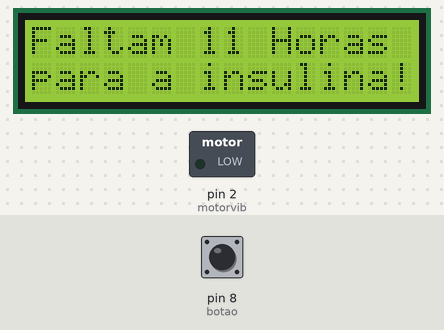
Simulated run of this sketch. Board: Arduino Uno, built with avr-gcc and run on an emulated ATmega328P. Parts: 16×2 character LCD, switched loads named in the sketch (green lamp = pin HIGH). Inputs (shaded band) come from the test bench; at power-on: pin 8 (botao) HIGH. What the sketch prints to the serial monitor is not drawn.

Above: at 0.1 s.

The sketch:

Insubag.ino
```cpp
#include <LiquidCrystal_I2C.h>
#include <Wire.h>

//********** LCD ************
LiquidCrystal_I2C lcd(0x27, 16, 2);

//********** BOTÃO **********
const int botao = 8;
bool estadoBotao = false;

//********** MOTOR DE VIBRAÇÃO **********
const int motorvib = 2;
bool motorAtivo = false;

//********** MILLIS **********
unsigned long tempoUltimaAtivacao = 0;
const unsigned long intervalo = 43200000;  // 12 horas em milissegundos
long restam;

void setup() {
  //LCD
  Serial.begin(9600);
  lcd.init();
  lcd.backlight();
  lcd.clear();

  pinMode(botao, INPUT_PULLUP);  // botão com resistor pullup interno
  pinMode(motorvib, OUTPUT);     // motor como saída
  digitalWrite(motorvib, LOW);   // motor começa desligado

  tempoUltimaAtivacao = millis();  // marca o tempo inicial
}

void loop() {
  unsigned long tempoAtual = millis();
  Serial.println(tempoAtual);
  lerBotao();
  verificarTempo(tempoAtual);
  controlarMotor();
}

//********** LER BOTÃO **********
void lerBotao() {
  estadoBotao = digitalRead(botao) == LOW;  // true se pressionado
}

//********** VERIFICA TEMPO **********
void verificarTempo(unsigned long tempoAtual) {
  if (!motorAtivo && (tempoAtual - tempoUltimaAtivacao >= intervalo)) {
    motorAtivo = true;
    Serial.println("12 horas se passaram. Ativando motor.");
    mostrarAlerta();
  } else {
    mostrarMsgPadrao();;
  }
}

//********** MOSTRA MENSAGEM NO LCD **********
void mostrarAlerta() {
  lcd.clear();
  lcd.setCursor(3, 0);
  lcd.print("Hora da");
  lcd.setCursor(2, 1);
  lcd.print("INSULINA!");
  Serial.println("Hora da insulina!");
}

//********** CONTROLE DO MOTOR **********
void controlarMotor() {
  if (motorAtivo) {
    digitalWrite(motorvib, HIGH);  // ativa motor

    if (estadoBotao) {
      // botão pressionado: desativa motor e LCD, reinicia contador
      digitalWrite(motorvib, LOW);
      motorAtivo = false;
      tempoUltimaAtivacao = millis();
      lcd.clear();
      Serial.println("Botão pressionado. Motor desligado. Contador reiniciado.");
    }
  } else {
    digitalWrite(motorvib, LOW);  // garante que o motor está desligado
  }
}
void mostrarMsgPadrao() {

  medirTempoRestante();

  lcd.print("Faltam");
  lcd.setCursor(7, 0);
  lcd.print(restam / 60 / 60 / 1000);
  lcd.print(" Horas");
  lcd.setCursor(0, 1);
  lcd.print("para a insulina!");

  delay(1000);
  lcd.clear();
}

unsigned long medirTempoRestante() {
  unsigned long tempoAtual = millis();
  restam = intervalo - tempoAtual;
  return restam;
}
```
